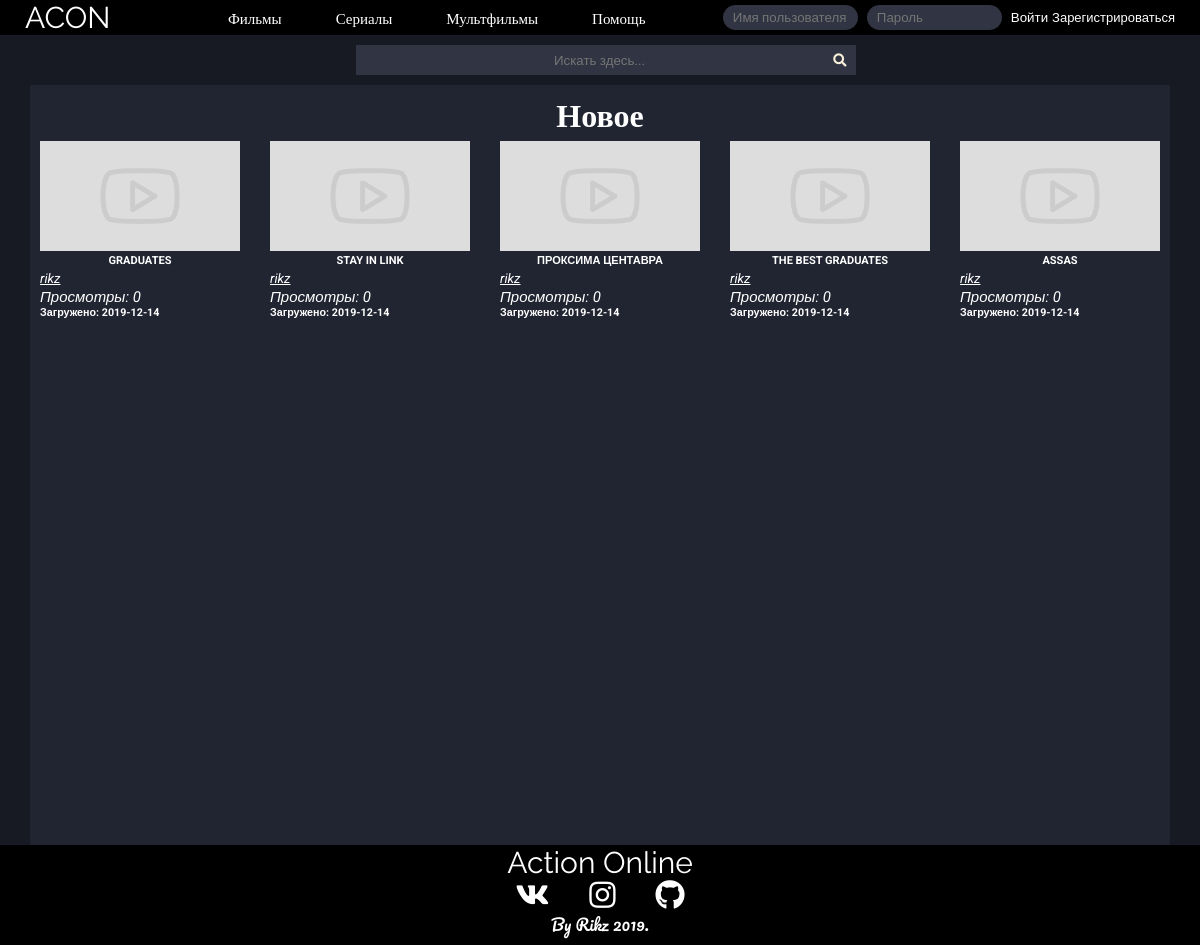
Before: / with the older database file.
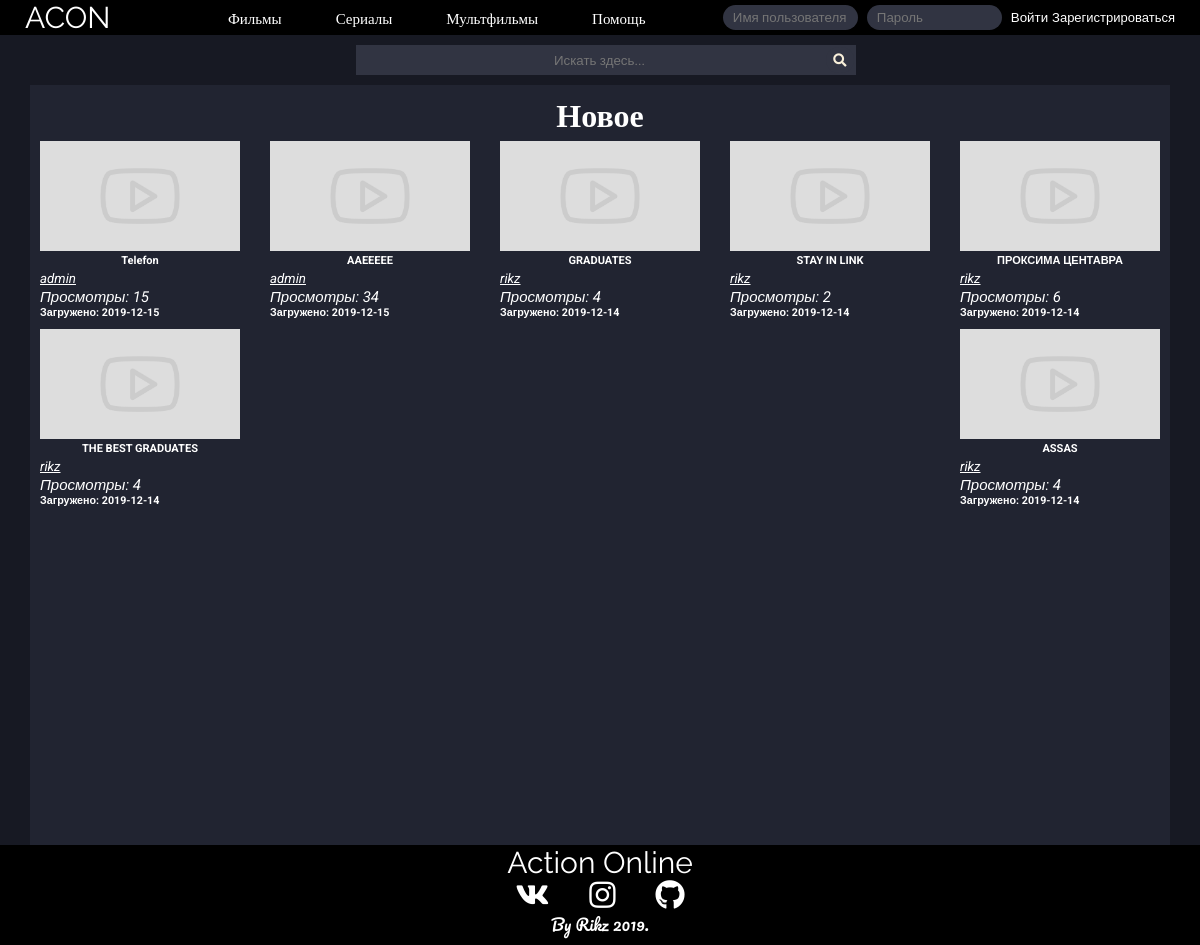
After: the same page with the newer database file.
### tables this page shows
CREATE TABLE `files` (
  `id` int(11) UNSIGNED NOT NULL,
  `title` varchar(250) NOT NULL,
  `description` text DEFAULT NULL,
  `preview` varchar(500) DEFAULT NULL,
  `location` varchar(500) NOT NULL,
  `author` varchar(200) DEFAULT NULL,
  `main_genre` int(11) UNSIGNED NOT NULL DEFAULT 1,
  `creator` int(11) UNSIGNED NOT NULL,
  `upload_date` date NOT NULL,
  `views` int(15) UNSIGNED DEFAULT NULL,
  `showing` int(10) UNSIGNED NOT NULL,
  `moderating` int(11) UNSIGNED NOT NULL
);

### blocks/home.php (the view, shortened to what this page needs)
<p id="flex_center"><?php accountButton(1); ?></p>
<h1 id='about'>Новое</h1>
	<div class="videos">
		<?php
		$query = "SELECT id,title,preview,creator,upload_date,views FROM `files` WHERE showing = 1 ORDER BY `files`.`upload_date` DESC LIMIT 10";
		$data = mysqli_query($GLOBALS['dbc'],$query);
		$info = mysqli_fetch_assoc($data);
		while ($info) {
			if (!$info['preview'] || !file_exists($info['preview'])) {
				$info['preview'] = "images\\vid_paceholder.jpg";
			}
			echo "
	        <div class='video'>
	        	<form method='GET' action='watch'>
	            <button class='videoButton' name='vid' value=".$info['id']."><img class='videoPreview' src=".$info['preview'].">
	            <h5>".$info['title']."</h5>
	            </button></form>
	            <form method='GET' action='account'>
	            <p>".accountButton($info['creator'])."</p>
	            </form>
	            <i id='homeViews'>Просмотры: ".$info['views']."</i>
	            <h6 >Загружено: ".$info['upload_date']."</h6>
	        </div>";
	        $info = mysqli_fetch_assoc($data);
		}
		?>
	</div>

### blocks/header.php (shortened to what this page needs)
<?php
  require "lib/db.php";
  require "lib/mainFunctions.php";
?>
<!DOCTYPE html>
<html lang="en">
<head>
    <link rel="stylesheet" href="../style/style.css">
    <link href="../style/fontawesome/css/all.css" rel="stylesheet">
</head>
<body>
  <header>
      <div id=headWrapper>
             <a href="home" id=LOGO>ACON</a>
         <div class="links">
              <a href="#" class="topLinks">Фильмы</a>
              <a href="#" class="topLinks">Сериалы</a>
              <a href="#" class="topLinks">Мультфильмы</a>
              <a href="#" class="topLinks">Помощь</a>
         </div>
             <?php if (!$_SESSION['user_id']) {
                  ?>
                    <form method="POST" id="loginForm">
                      <input type="text" name="username" placeholder="Имя пользователя" class="loginInputs" maxlength="30">
                      <input type="password" name="password" placeholder="Пароль" class="loginInputs" maxlength="60">
                      <input type="submit" name="submit" value="Войти" class="loginButton">
                      <a href="register" name="register" class="loginButton" id="registerButton">Зарегистрироваться</a>
                    </form>
                  <?php
                }
              ?>
      </div>
  </header>
      <div id=wrapper>
          <form action="" method="GET" id=search>
            <input name="search" placeholder="Искать здесь..." type="search" id="searchinput">
            <button type="submit" id="searchbutton" name="search" ><i class="fas fa-search" id="searchsymbol"></i></button>
          </form>
        <content>
            <div class="container">

### index.php (shortened to what this page needs)
<?php
$url = $_GET['url'];
require 'blocks/header.php';
switch ($url) {
	case '':
		require 'blocks/home.php';
		break;
}
require 'blocks/footer.php';
?>

### lib/mainFunctions.php (shortened to what this page needs)
<?php
  function NameByid($id = 0) {
    if (!$id) {
      return ;
    }
    else {
      require "lib/db.php";
      $query = "SELECT username FROM `users` WHERE id = ? LIMIT 1";
      $stmt = mysqli_prepare($dbc,$query);
      mysqli_stmt_bind_param($stmt, 'i', $id);
      mysqli_stmt_execute($stmt);
      mysqli_stmt_bind_result($stmt,$user);
      return $user;
    }
  }
  function accountButton($id,$text = '') {
    return "<button type='submit' id='idNameButton' name='user_link' value=".$id.">".$text."<i class='line_under'>".NameByid($id)."</i></button>";
  }
?>

### blocks/footer.php
            </div>
        </content>
    </div>
<footer>
        <a href="home" id=LOGO>Action Online</a>
        <div class="social">
        <a href="https://vk.com/id216991133"><i class="fab fa-vk" id="vk"></i></a>
        <a href="https://www.instagram.com/rikziam/"><i class="fab fa-instagram" id="vk"></i></a>
        <a href="https://github.com/Amrikz"><i class="fab fa-github" id="vk"></i></a>
        </div>
        <p id=about>By Rikz 2019.</p>
    </footer>
</body>
</html>

### style/style.css (style rules this page uses)
* { margin: 0; padding: 0; font-family: 'Roboto', sans-serif; }
html, body { height:100%; }
body { background-color: #171923; color: white; }
#wrapper { margin: 0 auto; max-width: 1200px; padding: 0 30px; }
header { background-color: black; width: 100%; min-height: 35px; }
#headWrapper { display: flex; justify-content:space-between; align-items: center; max-width: 1280px; margin: 0 auto; padding: 0 25px; background-color: black; }
#LOGO { color: white; text-decoration: none; font-size: 30px; font-family: 'Raleway', sans-serif; }
.links { margin-right: 10px; }
.topLinks { color: white; text-decoration: none; font-size: 15px; font-family: 'Pacifico', cursive; margin-left: 50px; }
.loginInputs { height: 25px; width: 125px; max-width: 200px; background-color: #313442; border: none; margin-right: 5px; color: white; border-radius: 20px; padding-left: 10px; }
.loginButton { cursor: pointer; background-color: black; border: none; color: white; height: 26px; text-decoration: none; }
#registerButton { font-size: 13px; }
#searchinput { text-align: center; color: white; height: 30px; width: 500px; background-color: #313442; border: none; }
#searchbutton { border: none; height: 26px; width: 28px; position: relative; top: 2px; right: 30px; cursor: pointer; background-color: #313442; border-radius: 20px; }
#searchbutton:before { font-size: 16px; color: #F9F0DA; }
#searchsymbol { color: #F9F0DA; }
form#search { display: flex; justify-content: center; margin-top: 10px; margin-left: 40px; }
content .container { background-color: #212431; min-height: 95vh; color: white; position: relative; top: 10px; }
.videos { display: flex; flex-wrap: wrap; justify-content: space-between; }
.video { margin: 0 10px 10px 10px; margin-bottom: 10px; max-width: 200px; }
#homeViews { font-size: 15px; }
.videoPreview { width: 200px; height: 110px; }
.videoButton { cursor: pointer; border: none; color: white; background-color: #212431; }
footer { background-color: black; width: 100%; min-height: 100px; margin-top: 10px; }
footer #LOGO { display: flex; justify-content: center; }
.social { display: flex; justify-content: center; }
#vk { color: white; font-size: 30px; margin: 0 20px; }
.line_under { text-decoration: underline; }
#about { margin-bottom: 0; display: flex; justify-content: center; color: white; text-decoration: none; font-family: 'Pacifico', cursive; }
#idNameButton { cursor: pointer; border: none; color: white; background-color: #212431; }

Changed rows visible on the page:
added files: $info['id'] 22 (drawn), title "Telefon", $id 11 (drawn), id "admin", views "15", upload_date "2019-12-15"
added files: $info['id'] 25 (drawn), title "AAEEEEE", $id 11 (drawn), id "admin", views "34", upload_date "2019-12-15"
changed files "GRADUATES": views "0" → "4"
changed files "STAY IN LINK": views "0" → "2"
changed files "ПРОКСИМА ЦЕНТАВРА": views "0" → "6"
changed files "THE BEST GRADUATES": views "0" → "4"
changed files "ASSAS": views "0" → "4"
